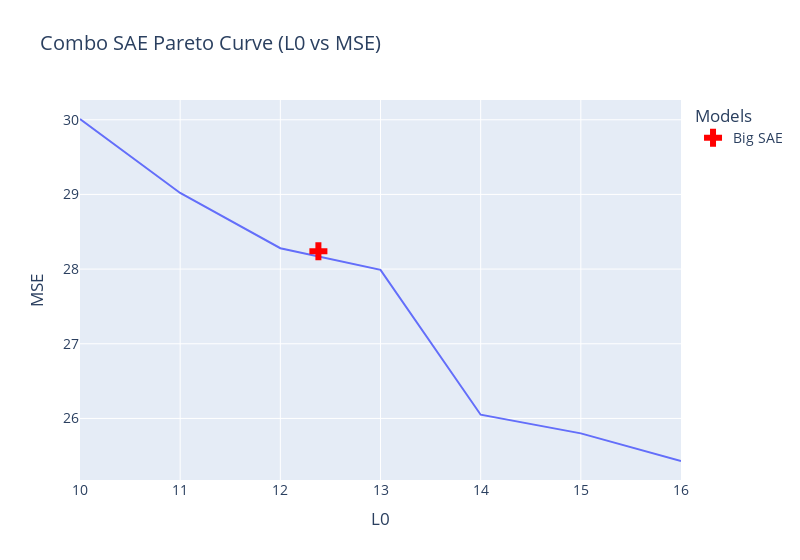

Notebook code cell kept with this figure:
### Code cell
# Pareto curve data (from HuggingFace)
l0s = [10, 11, 12, 13, 14, 15, 16]
l2s = [30.01, 29.02, 28.28, 27.99, 26.05, 25.80, 25.43]
big_sae = (12.38, 28.24)

# Create the line plot
fig = px.line(x=l0s, y=l2s, title="Combo SAE Pareto Curve (L0 vs MSE)", width=800)

# Add a red cross marker for big_sae
fig.add_trace(go.Scatter(
    x=[big_sae[0]],
    y=[big_sae[1]],
    mode='markers',
    marker=dict(
        color='red',
        size=15,
        symbol='cross'
    ),
    name='Big SAE'
))

# Update layout
fig.update_layout(
    xaxis_title='L0',
    yaxis_title='MSE',
    legend_title='Models',
    font=dict(size=14)
)

# Show the plot
fig.show()

### Figure 1 — Plotly figure (JSON) as saved in the notebook; plotly's stock layout.template omitted (floating-point values rounded to 4 significant figures)
{"data": [{"hovertemplate": "x=%{x}<br>y=%{y}<extra></extra>", "legendgroup": "", "line": {"color": "#636efa", "dash": "solid"}, "marker": {"symbol": "circle"}, "mode": "lines", "name": "", "orientation": "v", "showlegend": false, "type": "scatter", "x": [10, 11, 12, 13, 14, 15, 16], "xaxis": "x", "y": [30.01, 29.02, 28.28, 27.99, 26.05, 25.8, 25.43], "yaxis": "y"}, {"marker": {"color": "red", "size": 15, "symbol": "cross"}, "mode": "markers", "name": "Big SAE", "type": "scatter", "x": [12.38], "y": [28.24]}], "layout": {"font": {"size": 14}, "legend": {"title": {"text": "Models"}, "tracegroupgap": 0}, "title": {"text": "Combo SAE Pareto Curve (L0 vs MSE)"}, "width": 800, "xaxis": {"anchor": "y", "domain": [0, 1], "title": {"text": "L0"}}, "yaxis": {"anchor": "x", "domain": [0, 1], "title": {"text": "MSE"}}}}
